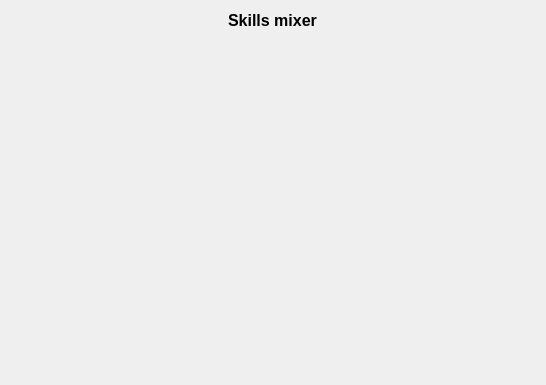
<?xml version="1.0" encoding="UTF-8"?>
<ui version="4.0">
 <class>SkillsMixerHolder</class>
 <widget class="QWidget" name="SkillsMixerHolder">
  <property name="geometry">
   <rect>
    <x>0</x>
    <y>0</y>
    <width>546</width>
    <height>385</height>
   </rect>
  </property>
  <property name="windowTitle">
   <string>Form</string>
  </property>
  <layout class="QVBoxLayout" name="verticalLayout">
   <item alignment="Qt::AlignHCenter">
    <widget class="QLabel" name="label">
     <property name="font">
      <font>
       <pointsize>12</pointsize>
       <weight>75</weight>
       <bold>true</bold>
      </font>
     </property>
     <property name="text">
      <string>Skills mixer</string>
     </property>
    </widget>
   </item>
   <item>
    <layout class="QVBoxLayout" name="verticalLayout_2"/>
   </item>
   <item>
    <spacer name="horizontalSpacer">
     <property name="orientation">
      <enum>Qt::Horizontal</enum>
     </property>
     <property name="sizeHint" stdset="0">
      <size>
       <width>40</width>
       <height>20</height>
      </size>
     </property>
    </spacer>
   </item>
   <item>
    <spacer name="verticalSpacer">
     <property name="orientation">
      <enum>Qt::Vertical</enum>
     </property>
     <property name="sizeHint" stdset="0">
      <size>
       <width>20</width>
       <height>40</height>
      </size>
     </property>
    </spacer>
   </item>
  </layout>
 </widget>
 <resources/>
 <connections/>
</ui>
